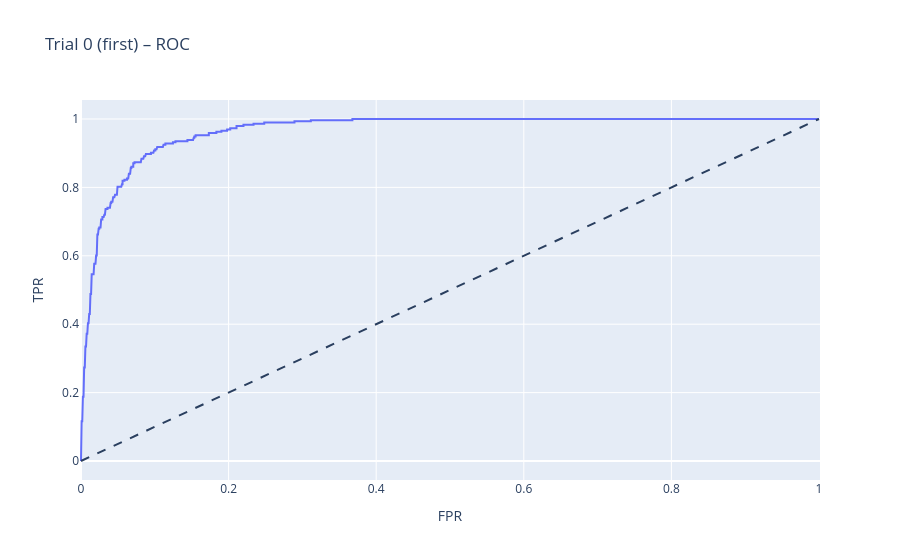
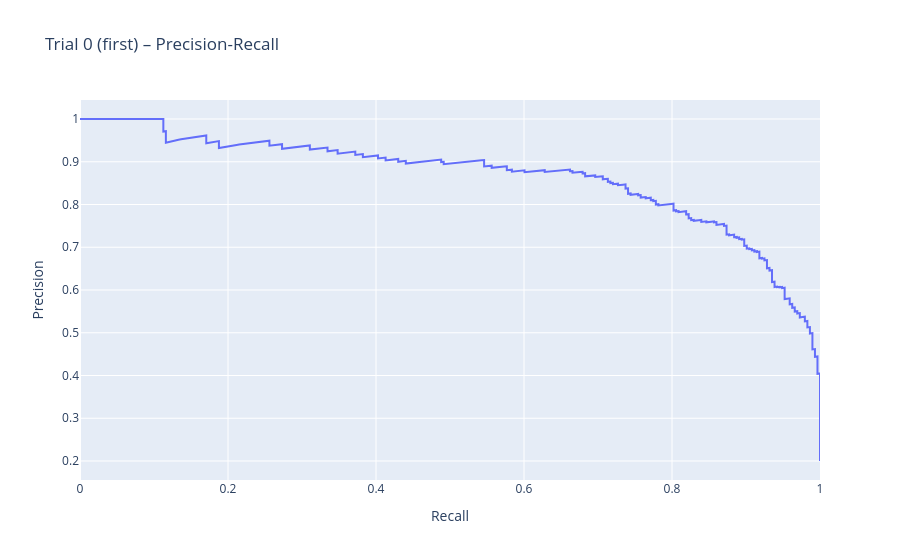
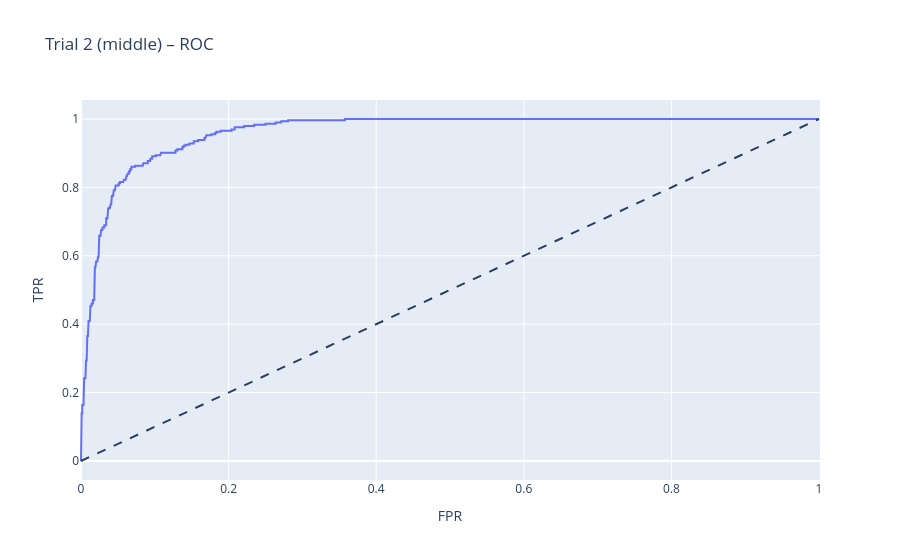
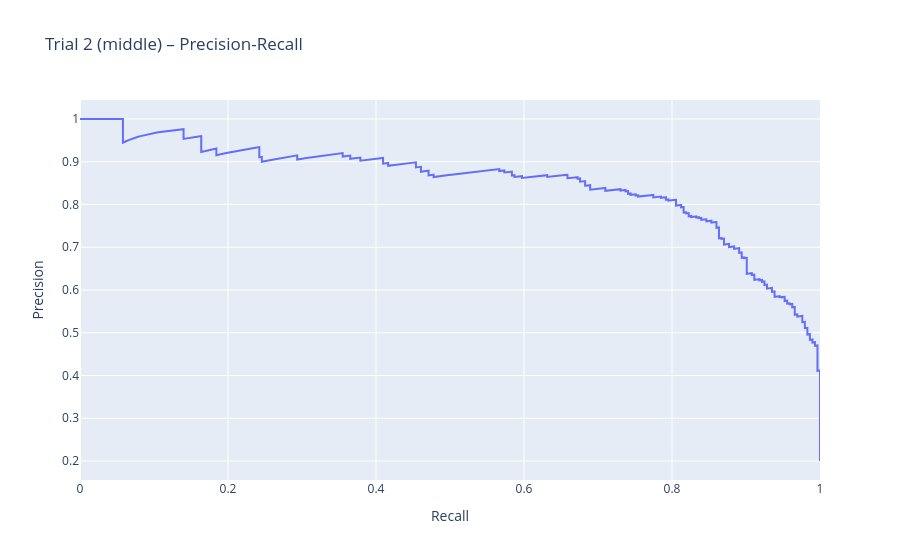

Write notebook code for charts like these, in order.
### Code cell
classes_ = np.unique(y)
y_valid_bin = label_binarize(y_valid, classes=classes_)

def fit_trial(trial):
    model = build_model(trial)
    weights = get_sample_weights(y_train)
    model.fit(X_train, y_train, sample_weight=weights)
    return model

def micro_curves(y_true_bin, prob):
    fpr, tpr, _ = roc_curve(y_true_bin.ravel(), prob.ravel())
    roc_auc = auc(fpr, tpr)
    prec, rec, _ = precision_recall_curve(y_true_bin.ravel(), prob.ravel())
    return (fpr, tpr, roc_auc), (prec, rec)

def best_f1_thresholds(y_true_bin, prob):
    info = {}
    for c in range(prob.shape[1]):
        p, r, thr = precision_recall_curve(y_true_bin[:, c], prob[:, c])
        f1 = (2 * p * r) / np.clip(p + r, 1e-12, None)
        i_best = int(np.nanargmax(f1))
        thr_best = thr[i_best - 1] if 0 < i_best < len(thr) else 0.5
        info[c] = {
            "threshold": float(thr_best),
            "f1": float(f1[i_best]),
            "precision": float(p[i_best]),
            "recall": float(r[i_best]),
        }
    return info

def plot_curves(fpr, tpr, roc_auc, prec, rec, title):
    fig1 = go.Figure([go.Scatter(x=fpr, y=tpr, mode="lines", name=f"AUC={roc_auc:.3f}")])
    fig1.add_shape(type="line", x0=0, y0=0, x1=1, y1=1, line=dict(dash="dash"))
    fig1.update_layout(title=f"{title} – ROC", xaxis_title="FPR", yaxis_title="TPR")
    fig1.show()

    fig2 = go.Figure([go.Scatter(x=rec, y=prec, mode="lines", name="PR")])
    fig2.update_layout(title=f"{title} – Precision-Recall", xaxis_title="Recall", yaxis_title="Precision")
    fig2.show()

# choose first, middle, last trials
trials_sorted = sorted(study.get_trials(deepcopy=False), key=lambda t: t.number)
chosen = [trials_sorted[0], trials_sorted[len(trials_sorted)//2], trials_sorted[-1]]
names = ["first", "middle", "last"]

threshold_info = {}
for name, tr in zip(names, chosen):
    model = fit_trial(tr)
    prob = model.predict_proba(X_valid)
    (fpr, tpr, roc_auc), (prec, rec) = micro_curves(y_valid_bin, prob)
    plot_curves(fpr, tpr, roc_auc, prec, rec, f"Trial {tr.number} ({name})")
    threshold_info[name] = best_f1_thresholds(y_valid_bin, prob)

### Figure 1 — Plotly figure (JSON) as saved in the notebook; plotly's stock layout.template omitted (floating-point values rounded to 4 significant figures; data arrays with more than 128 entries replaced by an {"elided": "..."} marker saying what was removed)
{"data": [{"mode": "lines", "name": "AUC=0.965", "type": "scatter", "x": {"elided": "182 float values"}, "y": {"elided": "182 float values"}}], "layout": {"shapes": [{"line": {"dash": "dash"}, "type": "line", "x0": 0, "x1": 1, "y0": 0, "y1": 1}], "title": {"text": "Trial 0 (first) – ROC"}, "xaxis": {"title": {"text": "FPR"}}, "yaxis": {"title": {"text": "TPR"}}}}

### Figure 2 — Plotly figure (JSON) as saved in the notebook; plotly's stock layout.template omitted (floating-point values rounded to 4 significant figures; data arrays with more than 128 entries replaced by an {"elided": "..."} marker saying what was removed)
{"data": [{"mode": "lines", "name": "PR", "type": "scatter", "x": {"elided": "1466 float values"}, "y": {"elided": "1466 float values"}}], "layout": {"title": {"text": "Trial 0 (first) – Precision-Recall"}, "xaxis": {"title": {"text": "Recall"}}, "yaxis": {"title": {"text": "Precision"}}}}

### Figure 3 — Plotly figure (JSON) as saved in the notebook; plotly's stock layout.template omitted (floating-point values rounded to 4 significant figures; data arrays with more than 128 entries replaced by an {"elided": "..."} marker saying what was removed)
{"data": [{"mode": "lines", "name": "AUC=0.962", "type": "scatter", "x": {"elided": "168 float values"}, "y": {"elided": "168 float values"}}], "layout": {"shapes": [{"line": {"dash": "dash"}, "type": "line", "x0": 0, "x1": 1, "y0": 0, "y1": 1}], "title": {"text": "Trial 2 (middle) – ROC"}, "xaxis": {"title": {"text": "FPR"}}, "yaxis": {"title": {"text": "TPR"}}}}

### Figure 4 — Plotly figure (JSON) as saved in the notebook; plotly's stock layout.template omitted (floating-point values rounded to 4 significant figures; data arrays with more than 128 entries replaced by an {"elided": "..."} marker saying what was removed)
{"data": [{"mode": "lines", "name": "PR", "type": "scatter", "x": {"elided": "1466 float values"}, "y": {"elided": "1466 float values"}}], "layout": {"title": {"text": "Trial 2 (middle) – Precision-Recall"}, "xaxis": {"title": {"text": "Recall"}}, "yaxis": {"title": {"text": "Precision"}}}}
